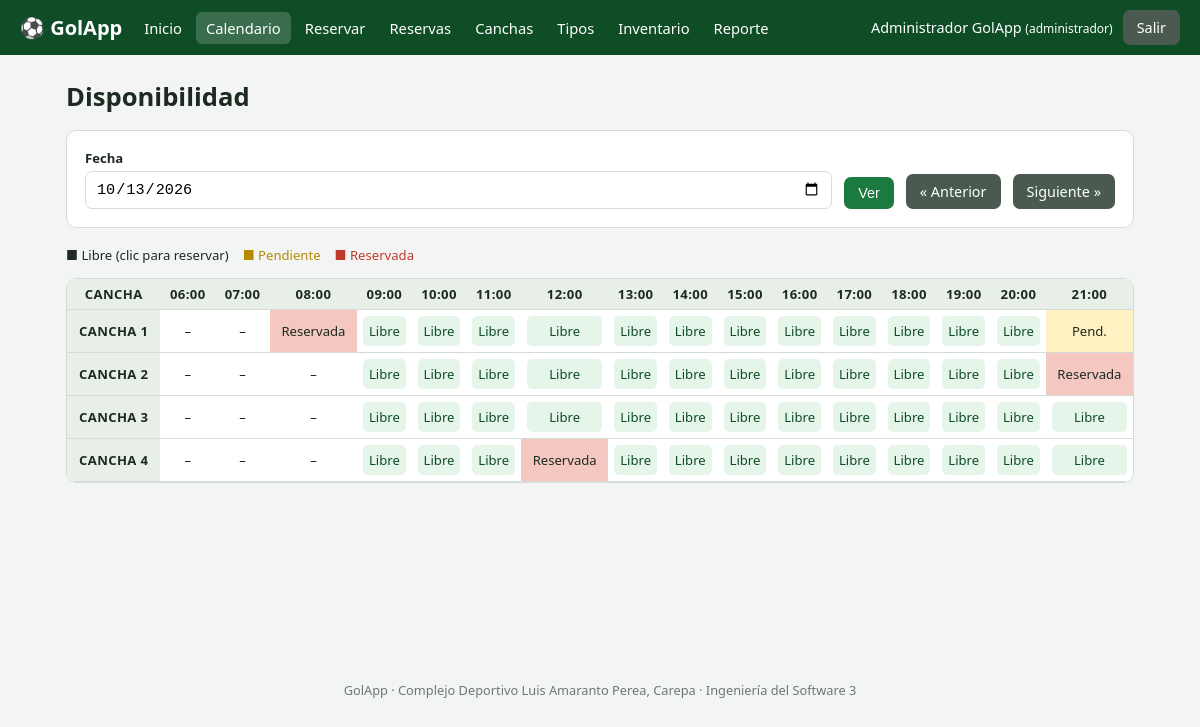
Page /calendario.php (signed in) on the committed database.
### tables this page shows
CREATE TABLE `canchas` (
  `id` int(11) NOT NULL,
  `nombre` varchar(60) NOT NULL,
  `id_tipo` int(11) NOT NULL,
  `precio_hora` decimal(10,2) NOT NULL,
  `activa` tinyint(1) NOT NULL DEFAULT 1
);

### includes/funciones.php (called while the page is built, shortened)
<?php
function e($texto): string
{
    return htmlspecialchars((string)$texto, ENT_QUOTES, 'UTF-8');
}

### calendario.php (the view, shortened to what this page needs)
<?php
$db = getDb();
$fecha = $_GET['fecha'] ?? date('Y-m-d');
$canchas = $db->query('SELECT id, nombre FROM canchas WHERE activa = 1 ORDER BY nombre')->fetchAll();
$st = $db->prepare("SELECT id_cancha, hora_inicio, hora_fin, estado FROM reservas
                    WHERE fecha = ? AND estado IN ('pendiente','confirmada')");
$st->execute([$fecha]);
$ocupado = [];
foreach ($st->fetchAll() as $r) {
    for ($h = (int)substr($r['hora_inicio'], 0, 2); $h < (int)substr($r['hora_fin'], 0, 2); $h++) {
        $ocupado[$r['id_cancha']][$h] = $r['estado'];
    }
}
$ayer = date('Y-m-d', strtotime($fecha . ' -1 day'));
$manana = date('Y-m-d', strtotime($fecha . ' +1 day'));
require __DIR__ . '/includes/header.php';
?>
<h1>Disponibilidad</h1>
<form method="get" class="fila tarjeta">
    <div class="campo"><label>Fecha</label><input type="date" name="fecha" value="<?= e($fecha) ?>" min="<?= date('Y-m-d') ?>"></div>
    <button class="btn" type="submit">Ver</button>
    <a class="btn btn-sec" href="?fecha=<?= e($ayer) ?>">&laquo; Anterior</a>
    <a class="btn btn-sec" href="?fecha=<?= e($manana) ?>">Siguiente &raquo;</a>
</form>
<div class="leyenda"><span>&#9632; Libre (clic para reservar)</span><span style="color:#b58900">&#9632; Pendiente</span><span style="color:#c0392b">&#9632; Reservada</span></div>
<div class="tabla-wrap"><table class="cal">
    <tr><th>Cancha</th><?php for ($h = HORA_APERTURA; $h < HORA_CIERRE; $h++): ?><th><?= sprintf('%02d', $h) ?>:00</th><?php endfor; ?></tr>
    <?php foreach ($canchas as $c): ?>
    <tr><th><?= e($c['nombre']) ?></th>
        <?php for ($h = HORA_APERTURA; $h < HORA_CIERRE; $h++):
            $estado = $ocupado[$c['id']][$h] ?? null;
            $pasado = $fecha < date('Y-m-d') || ($fecha === date('Y-m-d') && $h <= (int)date('G'));
            if ($estado): ?><td class="<?= e($estado) ?>"><?= $estado === 'pendiente' ? 'Pend.' : 'Reservada' ?></td>
            <?php elseif ($pasado): ?><td>&ndash;</td>
            <?php else: ?><td class="libre"><a href="nueva_reserva.php?cancha=<?= (int)$c['id'] ?>&fecha=<?= e($fecha) ?>&hora=<?= $h ?>">Libre</a></td>
        <?php endif; endfor; ?></tr>
    <?php endforeach; ?>
</table></div>
<?php require __DIR__ . '/includes/footer.php'; ?>

### assets/css/style.css (style rules this page uses)
:root { --verde:#1b7a3d; --verde-osc:#0f4d26; --gris:#f3f5f4; --borde:#d5dbd7; --texto:#1d2a22; --rojo:#c0392b; --amarillo:#e0a800; }
* { box-sizing: border-box; }
body { margin:0; font-family: system-ui, -apple-system, "Segoe UI", Roboto, sans-serif; background:var(--gris); color:var(--texto); }
h1 { margin:0 0 16px; font-size:1.6rem; }
.tarjeta { background:#fff; border:1px solid var(--borde); border-radius:10px; padding:18px; margin-bottom:18px; }
table { width:100%; border-collapse:collapse; background:#fff; font-size:.92rem; }
th, td { padding:9px 10px; border-bottom:1px solid var(--borde); text-align:left; vertical-align:middle; }
th { background:#e8efe9; font-size:.8rem; text-transform:uppercase; letter-spacing:.03em; }
.tabla-wrap { overflow-x:auto; border:1px solid var(--borde); border-radius:10px; background:#fff; }
form.fila { display:flex; flex-wrap:wrap; gap:12px; align-items:end; }
label { display:block; font-size:.82rem; font-weight:600; margin-bottom:4px; }
input[type=text], input[type=email], input[type=password], input[type=number], input[type=date], select { width:100%; padding:8px 10px; border:1px solid var(--borde); border-radius:7px; font-size:.95rem; background:#fff; }
.campo { min-width:160px; flex:1; }
.btn { display:inline-block; border:0; background:var(--verde); color:#fff; padding:8px 14px; border-radius:7px; cursor:pointer; font-size:.9rem; text-decoration:none; }
.btn-sec { background:#4a5a50; }
.cal td, .cal th { text-align:center; padding:6px; font-size:.82rem; }
.cal td.libre a { display:block; color:var(--verde-osc); text-decoration:none; background:#e6f5ea; border-radius:5px; padding:6px 0; }
.cal td.pendiente { background:#fff1c2; }
.cal td.confirmada { background:#f4c7c1; }
.leyenda { display:flex; gap:14px; font-size:.82rem; margin:8px 0 14px; flex-wrap:wrap; }

### rows in the picture
canchas: nombre "CANCHA 1"
canchas: nombre "CANCHA 2"
canchas: nombre "CANCHA 3"
canchas: nombre "CANCHA 4"

### other values in the picture
$texto "Inicio Calendario Reservar Reservas Canchas Tipos Inventario Reporte"
$usuario['nombre'] "Administrador GolApp"
$usuario['rol'] "administrador"
